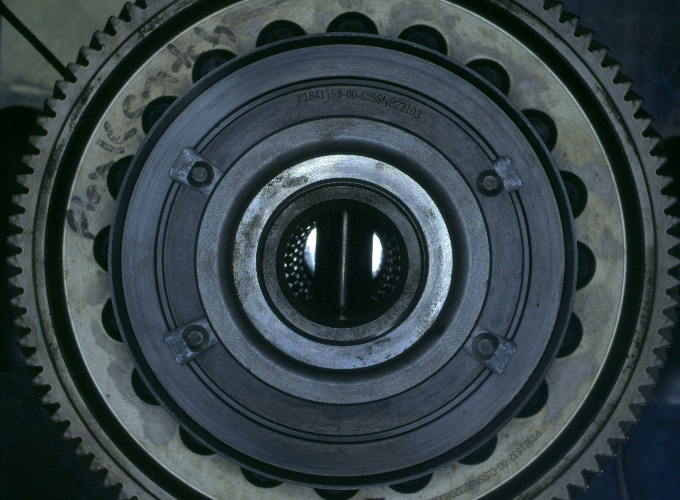
#> input picture muvro/images/bolts.jpeg, 680 x 500 px
$ python -i predpin.py   (imports and definitions only)
#> lines starting #> are read from the running program, lines starting #| are printed output that depends on the picture; after the words box and inside, x2 and y2 are one past the last pixel; in counts of white or black regions, pixels touching at a corner belong together
import cv2
import os
import numpy as np
import json


def hconcat_resize(img_list,
                   interpolation=cv2.INTER_CUBIC):
    # take minimum hights
    h_min = min(img.shape[0]
                for img in img_list)

    # image resizing
    im_list_resize = [cv2.resize(img,
                                 (int(img.shape[1] * h_min / img.shape[0]),
                                  h_min), interpolation=interpolation)
                      for img in img_list]

    # return final image
    return cv2.hconcat(im_list_resize)

# function is for concatinate the image vertically


def vconcat_resize(img_list, interpolation=cv2.INTER_CUBIC):
    # take minimum width
    w_min = min(img.shape[1]
                for img in img_list)

    # resizing images
    im_list_resize = [cv2.resize(img,
                      (w_min, int(img.shape[0] * w_min / img.shape[1])),
        interpolation=interpolation)
        for img in img_list]
    # return final image
    return cv2.vconcat(im_list_resize)


def image_loc(foldername):
    # extractte file
    fileName = []
    for root, dirs, files in os.walk(os.path.abspath(foldername)):
        for namef in files:
            #                 print(os.path.abspath(os.path.join(root, namef)))
            file_name = os.path.abspath(os.path.join(root, namef))
            fileName.append(file_name)
    return fileName


def pred_pins(image):
#> called with image = 'images/bolts.jpeg'
    with open('./muvro/pinsparam.json', 'r') as openfile:
#> (reads pinsparam.json from the repository)
        pinparam = json.load(openfile)

    with open('./muvro/pin.json', 'r') as openfile:
#> (reads pin.json from the repository)
        pin = json.load(openfile)
    out = 0

    try:
        img1 = cv2.imread(image)
#> img1 is the input picture: shape (500, 680, 3); mean B, G, R 70.4, 66.5, 54.4
    except:
        img1 = image

    shv = cv2.cvtColor(img1, cv2.COLOR_BGR2HSV)
#> shv: shape (500, 680, 3); mean H, S, V 91.8, 87.2, 72.5
    img = cv2.cvtColor(img1, cv2.COLOR_BGR2GRAY)
    rois = []
    count = 0
    thresh = cv2.threshold(img, 80, 255, cv2.THRESH_BINARY)[1]
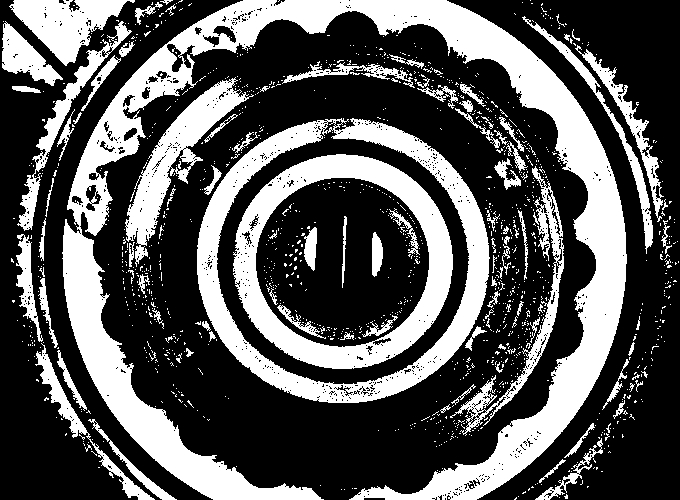
#> thresh: shape (500, 680); 34.1% white; 1301 white regions (1204 under 20 px), largest, box (x1, y1, x2, y2) and area: (62, 0, 627, 500) 49137, (197, 118, 490, 403) 16407, (233, 154, 453, 369) 13710
    g = cv2.cvtColor(shv, cv2.COLOR_BGR2GRAY)

    hsvthresh = cv2.threshold(
        img, 0, 255, cv2.THRESH_BINARY+cv2.THRESH_OTSU)[1]
#> hsvthresh: shape (500, 680); 52.4% white; 659 black regions (627 under 20 px), largest, box (x1, y1, x2, y2) and area: (81, 12, 596, 500) 58860, (0, 0, 138, 500) 19190, (256, 178, 429, 346) 17887

    for r, j in zip(pin, range(1, 5)):

        img = cv2.rectangle(img, (r[0], r[1]), (r[0]+r[2], r[1]+r[3]), 255, 1)
        roi = thresh[int(r[1]):int(r[1]+r[3]),
                     int(r[0]):int(r[0]+r[2])]
        croi = hsvthresh[int(r[1]):int(r[1]+r[3]),
                         int(r[0]):int(r[0]+r[2])]

        roi = cv2.resize(roi, (61, 61))

        pin_black = np.count_nonzero(roi == 255)

        if pinparam[f"min{j}"] > pin_black:
            # print(pinparam[f"min{j}"],pin_black)
            count += 1
            img1 = cv2.rectangle(
                img1, (r[0], r[1]), (r[0]+r[2], r[1]+r[3]), (0, 0, 255), 3)
            overlay = np.zeros_like(img1)
            overlay[:] = (0, 0, 255)

        else:
            img1 = cv2.rectangle(
                img1, (r[0], r[1]), (r[0]+r[2], r[1]+r[3]), 255, 2)
            # print(pinparam[f"min{j}"],f" {j} ",pin_black)

        rois.append(roi)
#> this loop made 4 passes
#> pin_black on passes 1 to 4: 2894, 111, 28, 3214
#> pass 1, in pred_pins, `roi = cv2.resize(roi, (61, 61))`:
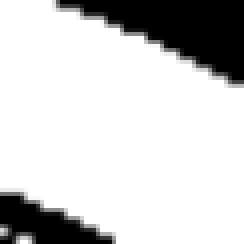
#> roi: shape (61, 61) (shown 4 times larger); min 0, max 255, mean 206.4
#> after the loop:
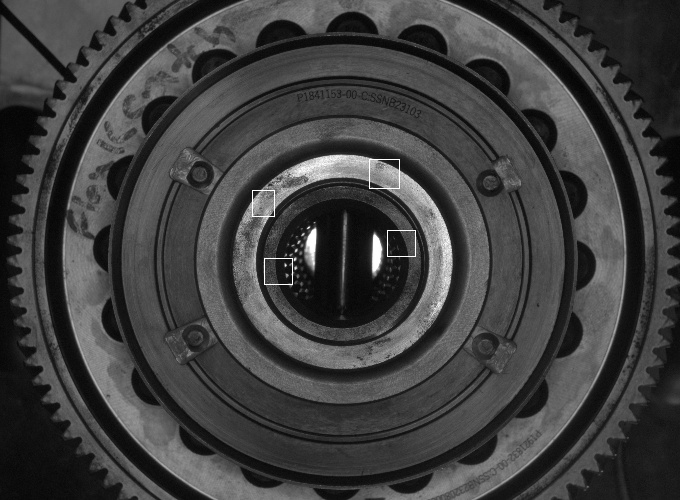
#> img: shape (500, 680); min 2, max 255, mean 63.5
#> after the loop:
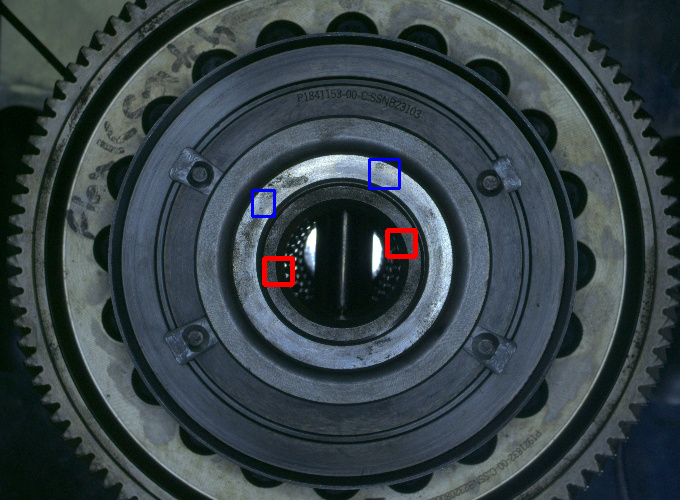
#> img1: shape (500, 680, 3); 0.5% of pixels changed, all inside (x1, y1, x2, y2) = (251, 158, 418, 287)
#> after the loop:
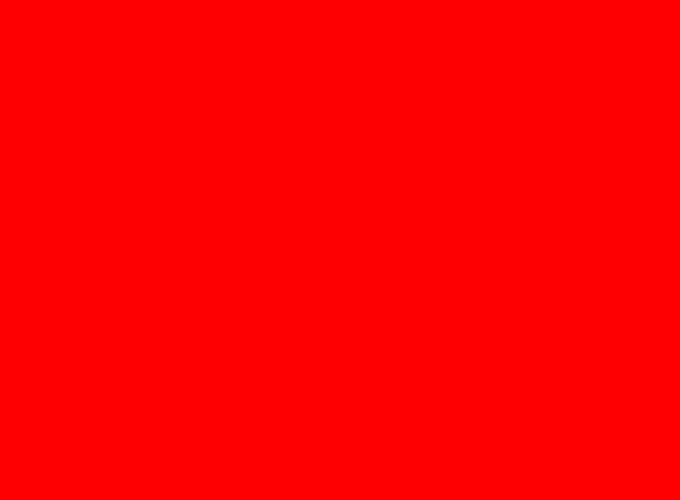
#> overlay: shape (500, 680, 3); mean B, G, R 0, 0, 255
#> after the loop, count = 2; rois = 4 items

    img = cv2.putText(img1, str(
        count), (img1.shape[0]-1, 50), cv2.FONT_HERSHEY_COMPLEX, 2, (255, 0, 255), 2)
#> img: shape (500, 680, 3)
    if count > 0:
        img1 = cv2.putText(img1, "NG", (20, 50),
                           cv2.FONT_HERSHEY_COMPLEX, 2, (0, 0, 255), 2)
        img1 = cv2.rectangle(img1, (r[0], r[1]),
                             (r[0]+r[2], r[1]+r[3]), (0, 0, 255), 3)
        overlay = np.zeros_like(img1)
        overlay[:] = (0, 0, 255)
    else:
        img1 = cv2.putText(img1, "OK", (20, 50),
                           cv2.FONT_HERSHEY_COMPLEX, 2, (0, 0, 255), 2)
        img1 = cv2.rectangle(img1, (r[0], r[1]),
                             (r[0]+r[2], r[1]+r[3]), 255, 2)
        out = 1
        overlay = np.zeros_like(img1)
        overlay[:] = (0, 255, 0)
    roiss = vconcat_resize(rois)
#> in vconcat_resize, `w_min = min(img.shape[1] for img in img_list)`: w_min = 61
#> in vconcat_resize, `im_list_resize = [cv2.resize(img, (w_min, int(img.shape[0] * w_min / i..`: im_list_resize = 4 items
    roiss = cv2.resize(roiss, (150, 600))
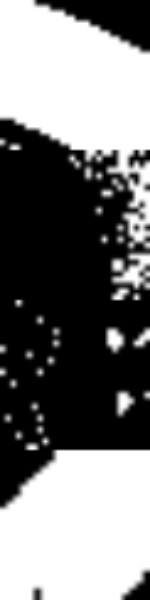
#> roiss: shape (600, 150); min 0, max 255, mean 121.4
    img1 = cv2.addWeighted(img, 1, overlay, 0.5, 0)
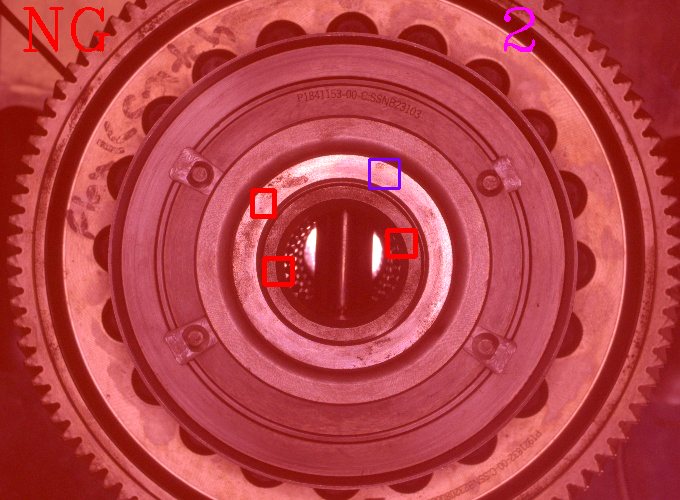
#> img1: shape (500, 680, 3); mean B, G, R 70.3, 65.8, 181.6
    return img1, out


# [11 lines not run here, left out]

>>> result = pred_pins('images/bolts.jpeg')
